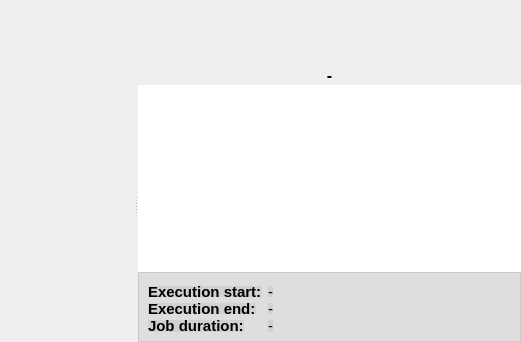
<?xml version="1.0" encoding="UTF-8"?>
<ui version="4.0">
 <class>ActivityPanel</class>
 <widget class="QWidget" name="ActivityPanel">
  <property name="geometry">
   <rect>
    <x>0</x>
    <y>0</y>
    <width>521</width>
    <height>342</height>
   </rect>
  </property>
  <property name="windowTitle">
   <string>Form</string>
  </property>
  <layout class="QVBoxLayout" name="verticalLayout_2">
   <property name="spacing">
    <number>0</number>
   </property>
   <property name="margin">
    <number>0</number>
   </property>
   <item>
    <widget class="QWidget" name="widgetToolbar" native="true">
     <property name="minimumSize">
      <size>
       <width>0</width>
       <height>65</height>
      </size>
     </property>
     <property name="maximumSize">
      <size>
       <width>16777215</width>
       <height>65</height>
      </size>
     </property>
    </widget>
   </item>
   <item>
    <widget class="QSplitter" name="splitter">
     <property name="sizePolicy">
      <sizepolicy hsizetype="Expanding" vsizetype="Expanding">
       <horstretch>0</horstretch>
       <verstretch>0</verstretch>
      </sizepolicy>
     </property>
     <property name="orientation">
      <enum>Qt::Horizontal</enum>
     </property>
     <widget class="QWidget" name="widgetTable" native="true"/>
     <widget class="QWidget" name="layoutWidget">
      <layout class="QVBoxLayout" name="verticalLayout">
       <property name="spacing">
        <number>0</number>
       </property>
       <item>
        <widget class="QLabel" name="labelJobName">
         <property name="minimumSize">
          <size>
           <width>0</width>
           <height>20</height>
          </size>
         </property>
         <property name="maximumSize">
          <size>
           <width>16777215</width>
           <height>20</height>
          </size>
         </property>
         <property name="font">
          <font>
           <pointsize>12</pointsize>
           <weight>75</weight>
           <bold>true</bold>
          </font>
         </property>
         <property name="styleSheet">
          <string notr="true"/>
         </property>
         <property name="text">
          <string>-</string>
         </property>
         <property name="alignment">
          <set>Qt::AlignCenter</set>
         </property>
        </widget>
       </item>
       <item>
        <widget class="QTextEdit" name="textEditJobs">
         <property name="font">
          <font>
           <pointsize>11</pointsize>
          </font>
         </property>
         <property name="toolTip">
          <string>&lt;html&gt;&lt;head/&gt;&lt;body&gt;&lt;p&gt;Selected job's stdout and stdin.&lt;/p&gt;&lt;/body&gt;&lt;/html&gt;</string>
         </property>
         <property name="frameShape">
          <enum>QFrame::NoFrame</enum>
         </property>
        </widget>
       </item>
       <item>
        <widget class="QFrame" name="frameJobInformation">
         <property name="minimumSize">
          <size>
           <width>0</width>
           <height>70</height>
          </size>
         </property>
         <property name="maximumSize">
          <size>
           <width>16777215</width>
           <height>70</height>
          </size>
         </property>
         <property name="font">
          <font>
           <pointsize>12</pointsize>
          </font>
         </property>
         <property name="styleSheet">
          <string notr="true">background-color: rgba(154, 154, 154, 51);</string>
         </property>
         <property name="frameShape">
          <enum>QFrame::StyledPanel</enum>
         </property>
         <property name="frameShadow">
          <enum>QFrame::Raised</enum>
         </property>
         <layout class="QHBoxLayout" name="horizontalLayout">
          <property name="leftMargin">
           <number>0</number>
          </property>
          <property name="topMargin">
           <number>4</number>
          </property>
          <property name="rightMargin">
           <number>0</number>
          </property>
          <property name="bottomMargin">
           <number>0</number>
          </property>
          <item>
           <layout class="QFormLayout" name="formLayout">
            <property name="margin">
             <number>9</number>
            </property>
            <item row="0" column="0">
             <widget class="QLabel" name="label">
              <property name="font">
               <font>
                <pointsize>11</pointsize>
                <weight>75</weight>
                <bold>true</bold>
               </font>
              </property>
              <property name="text">
               <string>Execution start:</string>
              </property>
             </widget>
            </item>
            <item row="0" column="1">
             <widget class="QLabel" name="labelStartTime">
              <property name="font">
               <font>
                <pointsize>11</pointsize>
               </font>
              </property>
              <property name="text">
               <string>-</string>
              </property>
             </widget>
            </item>
            <item row="1" column="0">
             <widget class="QLabel" name="label_2">
              <property name="font">
               <font>
                <pointsize>11</pointsize>
                <weight>75</weight>
                <bold>true</bold>
               </font>
              </property>
              <property name="text">
               <string>Execution end:</string>
              </property>
             </widget>
            </item>
            <item row="1" column="1">
             <widget class="QLabel" name="labelEndTime">
              <property name="font">
               <font>
                <pointsize>11</pointsize>
               </font>
              </property>
              <property name="text">
               <string>-</string>
              </property>
             </widget>
            </item>
            <item row="2" column="0">
             <widget class="QLabel" name="label_7">
              <property name="font">
               <font>
                <pointsize>11</pointsize>
                <weight>75</weight>
                <bold>true</bold>
               </font>
              </property>
              <property name="text">
               <string>Job duration:</string>
              </property>
             </widget>
            </item>
            <item row="2" column="1">
             <widget class="QLabel" name="labelDuration">
              <property name="font">
               <font>
                <pointsize>11</pointsize>
               </font>
              </property>
              <property name="text">
               <string>-</string>
              </property>
             </widget>
            </item>
           </layout>
          </item>
          <item>
           <spacer name="horizontalSpacer">
            <property name="orientation">
             <enum>Qt::Horizontal</enum>
            </property>
            <property name="sizeHint" stdset="0">
             <size>
              <width>140</width>
              <height>20</height>
             </size>
            </property>
           </spacer>
          </item>
         </layout>
        </widget>
       </item>
      </layout>
     </widget>
    </widget>
   </item>
  </layout>
 </widget>
 <resources/>
 <connections/>
</ui>
